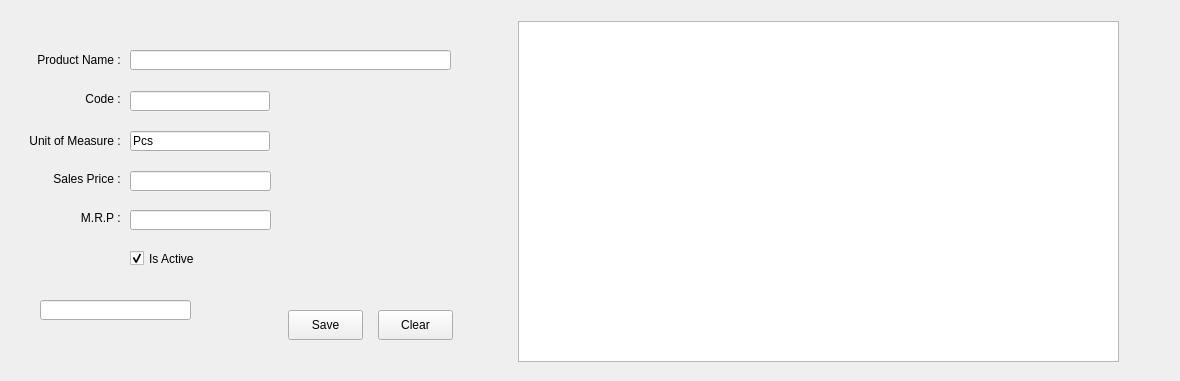
<?xml version="1.0" encoding="UTF-8"?>
<ui version="4.0">
 <class>Products</class>
 <widget class="QDialog" name="Products">
  <property name="geometry">
   <rect>
    <x>0</x>
    <y>0</y>
    <width>1180</width>
    <height>381</height>
   </rect>
  </property>
  <property name="windowTitle">
   <string>Dialog</string>
  </property>
  <widget class="QPushButton" name="pBCancel">
   <property name="geometry">
    <rect>
     <x>378</x>
     <y>310</y>
     <width>75</width>
     <height>30</height>
    </rect>
   </property>
   <property name="sizePolicy">
    <sizepolicy hsizetype="Minimum" vsizetype="Fixed">
     <horstretch>0</horstretch>
     <verstretch>0</verstretch>
    </sizepolicy>
   </property>
   <property name="minimumSize">
    <size>
     <width>0</width>
     <height>30</height>
    </size>
   </property>
   <property name="text">
    <string>Clear</string>
   </property>
   <property name="autoDefault">
    <bool>false</bool>
   </property>
  </widget>
  <widget class="QLabel" name="lblMobileNo">
   <property name="geometry">
    <rect>
     <x>38</x>
     <y>171</y>
     <width>86</width>
     <height>16</height>
    </rect>
   </property>
   <property name="text">
    <string>Sales Price : </string>
   </property>
   <property name="alignment">
    <set>Qt::AlignRight|Qt::AlignTrailing|Qt::AlignVCenter</set>
   </property>
  </widget>
  <widget class="QLineEdit" name="lECode">
   <property name="geometry">
    <rect>
     <x>130</x>
     <y>91</y>
     <width>140</width>
     <height>20</height>
    </rect>
   </property>
  </widget>
  <widget class="QTableView" name="tableList">
   <property name="geometry">
    <rect>
     <x>518</x>
     <y>21</y>
     <width>601</width>
     <height>341</height>
    </rect>
   </property>
   <property name="selectionMode">
    <enum>QAbstractItemView::SingleSelection</enum>
   </property>
   <property name="selectionBehavior">
    <enum>QAbstractItemView::SelectRows</enum>
   </property>
   <attribute name="horizontalHeaderStretchLastSection">
    <bool>true</bool>
   </attribute>
  </widget>
  <widget class="QLabel" name="lblCustomer">
   <property name="geometry">
    <rect>
     <x>13</x>
     <y>50</y>
     <width>111</width>
     <height>20</height>
    </rect>
   </property>
   <property name="text">
    <string>Product Name : </string>
   </property>
   <property name="alignment">
    <set>Qt::AlignRight|Qt::AlignTrailing|Qt::AlignVCenter</set>
   </property>
  </widget>
  <widget class="QLineEdit" name="lEProductNo">
   <property name="geometry">
    <rect>
     <x>40</x>
     <y>300</y>
     <width>151</width>
     <height>20</height>
    </rect>
   </property>
  </widget>
  <widget class="QLabel" name="lblAddress">
   <property name="geometry">
    <rect>
     <x>38</x>
     <y>91</y>
     <width>86</width>
     <height>16</height>
    </rect>
   </property>
   <property name="text">
    <string>Code : </string>
   </property>
   <property name="alignment">
    <set>Qt::AlignRight|Qt::AlignTrailing|Qt::AlignVCenter</set>
   </property>
  </widget>
  <widget class="QLabel" name="lblPlace">
   <property name="geometry">
    <rect>
     <x>3</x>
     <y>131</y>
     <width>121</width>
     <height>20</height>
    </rect>
   </property>
   <property name="text">
    <string>Unit of Measure : </string>
   </property>
   <property name="alignment">
    <set>Qt::AlignRight|Qt::AlignTrailing|Qt::AlignVCenter</set>
   </property>
  </widget>
  <widget class="QCheckBox" name="chkStatus">
   <property name="geometry">
    <rect>
     <x>130</x>
     <y>250</y>
     <width>91</width>
     <height>17</height>
    </rect>
   </property>
   <property name="sizePolicy">
    <sizepolicy hsizetype="Fixed" vsizetype="Fixed">
     <horstretch>0</horstretch>
     <verstretch>0</verstretch>
    </sizepolicy>
   </property>
   <property name="text">
    <string>Is Active</string>
   </property>
   <property name="checked">
    <bool>true</bool>
   </property>
  </widget>
  <widget class="QPushButton" name="pBSave">
   <property name="geometry">
    <rect>
     <x>288</x>
     <y>310</y>
     <width>75</width>
     <height>30</height>
    </rect>
   </property>
   <property name="sizePolicy">
    <sizepolicy hsizetype="Minimum" vsizetype="Fixed">
     <horstretch>0</horstretch>
     <verstretch>0</verstretch>
    </sizepolicy>
   </property>
   <property name="minimumSize">
    <size>
     <width>0</width>
     <height>30</height>
    </size>
   </property>
   <property name="text">
    <string>Save</string>
   </property>
   <property name="autoDefault">
    <bool>false</bool>
   </property>
  </widget>
  <widget class="QLineEdit" name="lEUOM">
   <property name="geometry">
    <rect>
     <x>130</x>
     <y>131</y>
     <width>140</width>
     <height>20</height>
    </rect>
   </property>
   <property name="text">
    <string>Pcs</string>
   </property>
  </widget>
  <widget class="QLineEdit" name="lEPrice">
   <property name="geometry">
    <rect>
     <x>130</x>
     <y>171</y>
     <width>141</width>
     <height>20</height>
    </rect>
   </property>
   <property name="sizePolicy">
    <sizepolicy hsizetype="Fixed" vsizetype="Fixed">
     <horstretch>0</horstretch>
     <verstretch>0</verstretch>
    </sizepolicy>
   </property>
  </widget>
  <widget class="QLineEdit" name="lEName">
   <property name="geometry">
    <rect>
     <x>130</x>
     <y>50</y>
     <width>321</width>
     <height>20</height>
    </rect>
   </property>
  </widget>
  <widget class="QLabel" name="lblMobileNo_2">
   <property name="geometry">
    <rect>
     <x>38</x>
     <y>210</y>
     <width>86</width>
     <height>16</height>
    </rect>
   </property>
   <property name="text">
    <string>M.R.P : </string>
   </property>
   <property name="alignment">
    <set>Qt::AlignRight|Qt::AlignTrailing|Qt::AlignVCenter</set>
   </property>
  </widget>
  <widget class="QLineEdit" name="lEMRP">
   <property name="geometry">
    <rect>
     <x>130</x>
     <y>210</y>
     <width>141</width>
     <height>20</height>
    </rect>
   </property>
   <property name="sizePolicy">
    <sizepolicy hsizetype="Fixed" vsizetype="Fixed">
     <horstretch>0</horstretch>
     <verstretch>0</verstretch>
    </sizepolicy>
   </property>
  </widget>
 </widget>
 <tabstops>
  <tabstop>lEName</tabstop>
  <tabstop>lECode</tabstop>
  <tabstop>lEUOM</tabstop>
  <tabstop>lEPrice</tabstop>
  <tabstop>lEMRP</tabstop>
  <tabstop>chkStatus</tabstop>
  <tabstop>tableList</tabstop>
  <tabstop>lEProductNo</tabstop>
  <tabstop>pBCancel</tabstop>
  <tabstop>pBSave</tabstop>
 </tabstops>
 <resources/>
 <connections/>
</ui>
